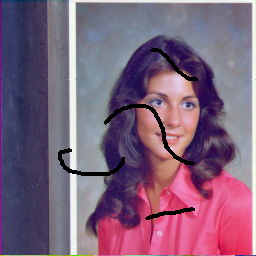
#> input picture Dataset/Damaged Image.tiff, 256 x 256 px, found by its file name
$ python '01 Inpainting.py'
#> lines starting #> are read from the running program, lines starting #| are printed output that depends on the picture; after the words box and inside, x2 and y2 are one past the last pixel; in counts of white or black regions, pixels touching at a corner belong together
import cv2
import matplotlib.pyplot as plt

def main():

    path = "D:\\Youtube Code\\Python\\Python OpenCV3\\Python-OpenCV3\\Dataset\\"
    imgpath =  path + "Damaged Image.tiff"
    maskpath = path + "Mask.tiff"
    img = cv2.imread(imgpath, 1)
#> img is the input picture: shape (256, 256, 3); mean B, G, R 122.7, 97.2, 126.3
    img = cv2.cvtColor(img, cv2.COLOR_BGR2RGB)

    mask= cv2.imread(maskpath, 0)
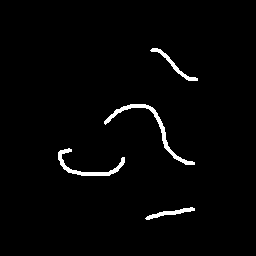
#> input picture Dataset/Mask.tiff, 256 x 256 px, found by its file name
#> mask: shape (256, 256); 2% white; 4 white regions, box (x1, y1, x2, y2) and area: (104, 104, 195, 165) 518, (58, 148, 125, 176) 389, (150, 48, 198, 81) 224, (145, 207, 195, 220) 203

    output1 = cv2.inpaint(img, mask, 5, cv2.INPAINT_TELEA)

    output2 = cv2.inpaint(img, mask, 5, cv2.INPAINT_NS)

    output = [img, mask, output1, output2]
    titles = ['Damaged Image', 'Mask', 'TELEA', 'NS']

    for i in range(4):
        plt.subplot(2, 2, i+1)
        if i == 1:
            plt.imshow(output[i], cmap='gray')
        else:
            plt.imshow(output[i])
        plt.title(titles[i])
        plt.xticks([])
        plt.yticks([])
    plt.show()
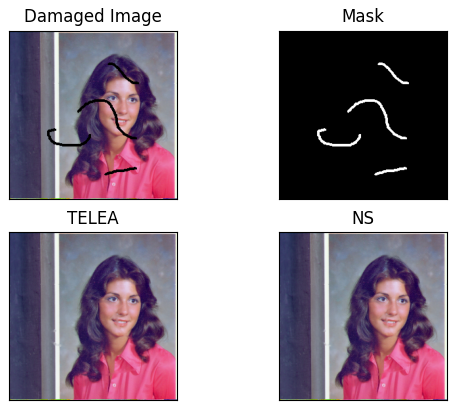
#> figure drawn by matplotlib, 4 panels

if __name__ == "__main__":
    main()
